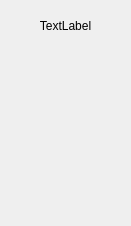
<?xml version="1.0" encoding="UTF-8"?>
<ui version="4.0">
 <class>ModifierWidget</class>
 <widget class="QWidget" name="ModifierWidget">
  <property name="geometry">
   <rect>
    <x>0</x>
    <y>0</y>
    <width>131</width>
    <height>226</height>
   </rect>
  </property>
  <property name="windowTitle">
   <string>Form</string>
  </property>
  <property name="styleSheet">
   <string notr="true"/>
  </property>
  <widget class="QLabel" name="labelModifierName">
   <property name="geometry">
    <rect>
     <x>0</x>
     <y>10</y>
     <width>131</width>
     <height>31</height>
    </rect>
   </property>
   <property name="text">
    <string>TextLabel</string>
   </property>
   <property name="alignment">
    <set>Qt::AlignCenter</set>
   </property>
  </widget>
  <widget class="QWidget" name="verticalLayoutWidget">
   <property name="geometry">
    <rect>
     <x>0</x>
     <y>40</y>
     <width>131</width>
     <height>181</height>
    </rect>
   </property>
   <layout class="QVBoxLayout" name="verticalLayoutAttributes">
    <property name="leftMargin">
     <number>45</number>
    </property>
   </layout>
  </widget>
 </widget>
 <resources>
  <include location="modifierWidget.qrc"/>
 </resources>
 <connections/>
</ui>
